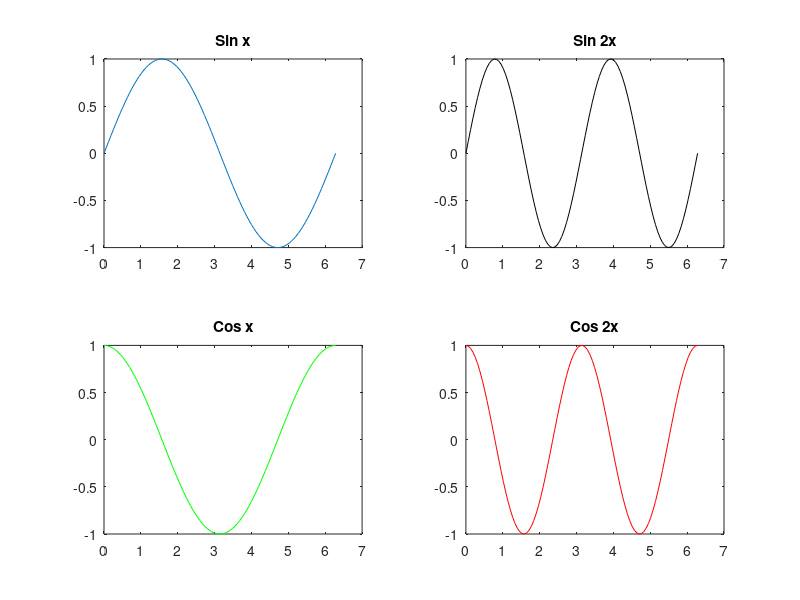

The MATLAB source for this figure:
clear;clc

%subplot

x = linspace(0, 2*pi, 100);
y = sin(x);
y2 = sin(2*x);
y3 = cos(x);
y4 = cos(2*x);


%subplot(baris, kolom, grafik ke-n)
subplot(2,2,1) 
plot(x,y)
title('Sin x')

subplot(2,2,2)
plot(x,y2, 'k')
title('Sin 2x')

subplot(2,2,3)
plot(x,y3, 'g')
title('Cos x')

subplot(2,2,4)
plot(x, y4, 'r')
title('Cos 2x')
